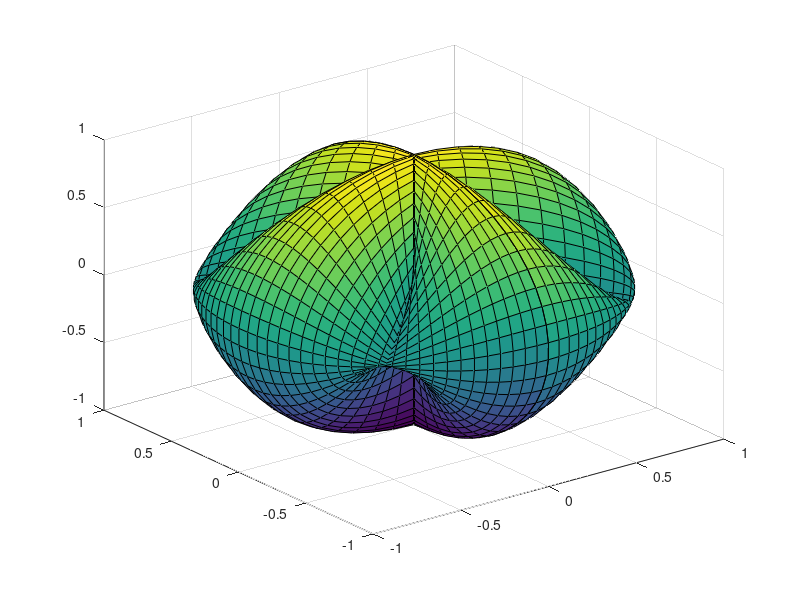
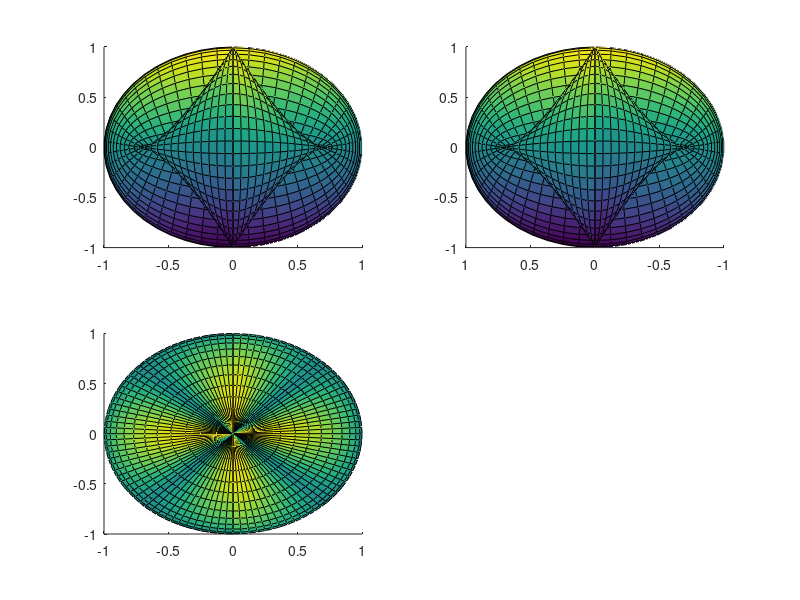

MATLAB code for these plots, in order:
phi = -pi/2:pi/50:pi/2;
teta = 0:pi/25:2*pi;
h = surf(sin(teta)'*cos(phi), sin(teta)'*sin(phi), cos(teta)'*cos(teta));
figure;
ax1 = subplot(2, 2, 1); 
ax2 = subplot(2, 2, 2); 
ax3 = subplot(2, 2, 3); 
copyobj(h,ax1);  view(ax1,[1 0 0]);
copyobj(h,ax2);  view(ax2,[0 1 0])
copyobj(h,ax3);  view(ax3,[0 0 1])
